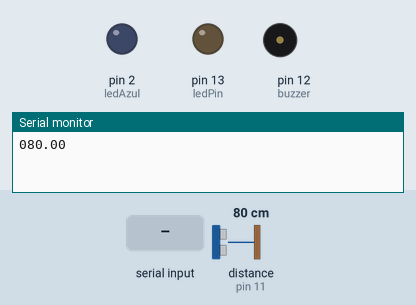
This sketch was run on a simulated Arduino Uno, built with avr-gcc and run on an emulated ATmega328P. Shown: output pins drawn as LEDs (lit = HIGH), buzzer (waves = sounding, pin HIGH), the last lines printed to the serial monitor. The test bench sets the inputs (shaded band); at power-on: distance to the obstacle (sensor on pin 11) 80 cm. The echo pulse lasts 58.3 µs per cm.

Above: at 1.8 s.
1.9 s: byte 1 (1) received over Serial
At 2.8 s:
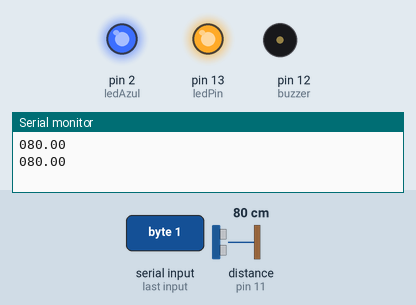
3.5 s: byte 3 (3) received over Serial
At 4.8 s:
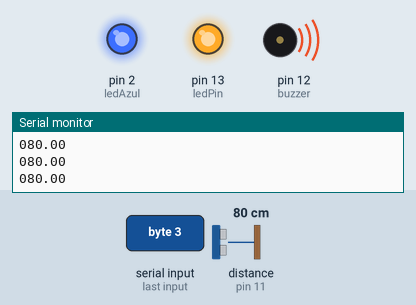
Timing chart, 0 to 6.5 s (numbered marks = the images above; inputs shaded):
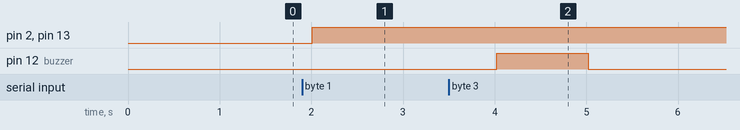

Measured:
- after the input at 1.9 s, pin 2 (ledAzul), pin 13 (ledPin): LOW → HIGH after 0.11 s
- after the input at 3.5 s, pin 12 (buzzer): LOW → HIGH after 0.52 s, → LOW 1.0 s later

The sketch:

comunicacaoSerial.ino
```cpp
#include <Ultrasonic.h>

int ledPin = 13; //Atribui o pino 13 a variavel ledPin
int dado; //varivel que recebera os dados da porta serial
int buzzer = 12;
int trigger = 10;
int echo = 11;
int ledAzul = 2;

//Inicializa o sensor ultrasonico
Ultrasonic ultrasonic(trigger,echo);

void setup(){
     Serial.begin(9600);//frequencia da porta serial
     pinMode(ledPin,OUTPUT);//define o pino ledPin como saida
     pinMode(buzzer, OUTPUT); // define o buzzer como saida
     pinMode(ledAzul, OUTPUT); // define o ledAzul como saida
}


void loop(){
  float cmMsec;
  //Le os dados do sensor, com o tempo de retorno do sinal
  long microsec = ultrasonic.timing();
  //Calcula a distancia em centimetros
  cmMsec = ultrasonic.convert(microsec, Ultrasonic::CM);

  //Apresenta os dados, em centimetros, na Serial
  delay(1000);
  if(cmMsec<100){
      Serial.print("0");
      Serial.print(cmMsec);
      Serial.print("\n");
  }else{
      Serial.print(cmMsec);
      //Serial.print(" CM");
      Serial.print("\n");
  }
  //Comunicacao com o programa em java
  if(Serial.available() > 0){  //Verifica se existe comunicaçao com a porta serial
     dado = Serial.read(); //le os dados da porta serial
     switch(dado){
        case 1:
           digitalWrite(ledPin,HIGH); //liga o pino ledPin
           digitalWrite(ledAzul,HIGH); //liga o led Azul
        break;
        case 2:
           digitalWrite(ledPin, LOW); //desliga o pino ledPin
           digitalWrite(ledAzul, LOW); //desliga o led Azul
        break;
        case 3:
           digitalWrite(buzzer, HIGH);
           delay(1000);
           digitalWrite(buzzer, LOW);
        break;
     }

  }

}
```
